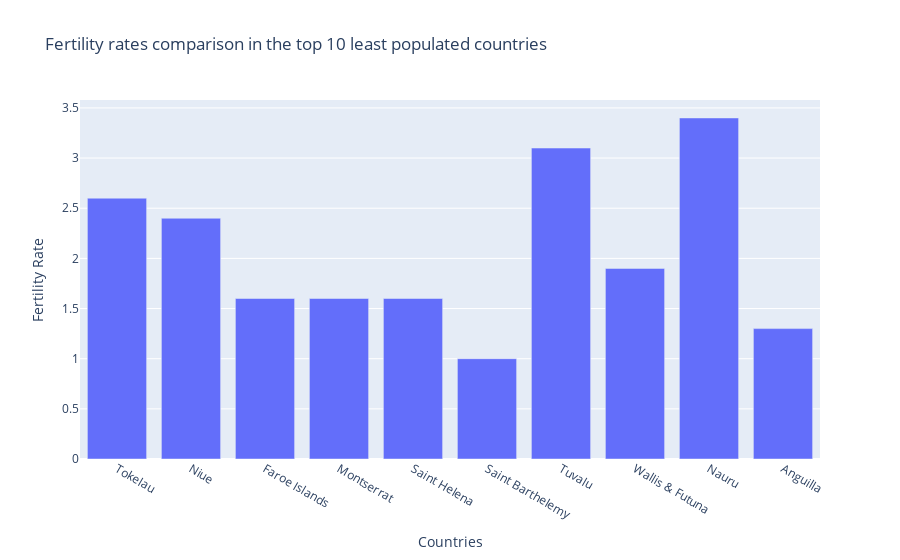

The code cell stored with this chart in its notebook:
### Code cell
fig = go.Figure([go.Bar(x=compare_least['country'], y=compare_least['fertility_rate'])])
fig.update_layout(title="Fertility rates comparison in the top 10 least populated countries", xaxis_title="Countries",
    yaxis_title="Fertility Rate")
fig.show()

### Figure 1 — Plotly figure (JSON) as saved in the notebook; plotly's stock layout.template omitted (floating-point values rounded to 4 significant figures)
{"data": [{"type": "bar", "x": ["Tokelau", "Niue", "Faroe Islands", "Montserrat", "Saint Helena", "Saint Barthelemy", "Tuvalu", "Wallis & Futuna", "Nauru", "Anguilla"], "y": [2.6, 2.4, 1.6, 1.6, 1.6, 1, 3.1, 1.9, 3.4, 1.3]}], "layout": {"title": {"text": "Fertility rates comparison in the top 10 least populated countries"}, "xaxis": {"title": {"text": "Countries"}}, "yaxis": {"title": {"text": "Fertility Rate"}}}}
